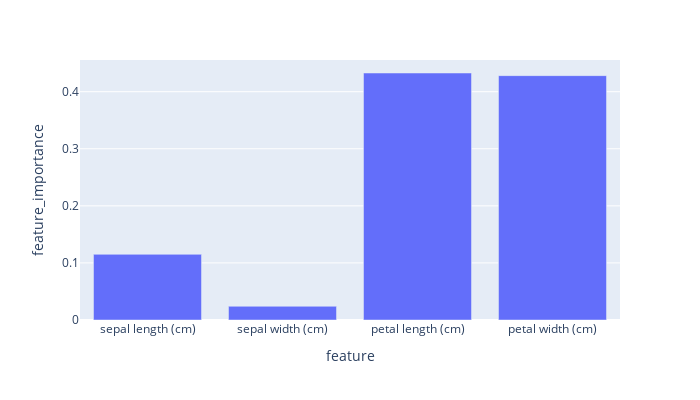

The cell this chart's notebook holds for it:
### Code cell
features = pd.DataFrame(data={'feature':feature_names, "feature_importance":classifier.feature_importances_})

px.bar(features, x="feature", y="feature_importance", width=700, height=400)

### Figure 1 — Plotly figure (JSON) as saved in the notebook; plotly's stock layout.template omitted (floating-point values rounded to 4 significant figures)
{"data": [{"alignmentgroup": "True", "hovertemplate": "feature=%{x}<br>feature_importance=%{y}<extra></extra>", "legendgroup": "", "marker": {"color": "#636efa", "pattern": {"shape": ""}}, "name": "", "offsetgroup": "", "orientation": "v", "showlegend": false, "textposition": "auto", "type": "bar", "x": ["sepal length (cm)", "sepal width (cm)", "petal length (cm)", "petal width (cm)"], "xaxis": "x", "y": [0.115, 0.02403, 0.4328, 0.4282], "yaxis": "y"}], "layout": {"barmode": "relative", "height": 400, "legend": {"tracegroupgap": 0}, "margin": {"t": 60}, "width": 700, "xaxis": {"anchor": "y", "domain": [0, 1], "title": {"text": "feature"}}, "yaxis": {"anchor": "x", "domain": [0, 1], "title": {"text": "feature_importance"}}}}
